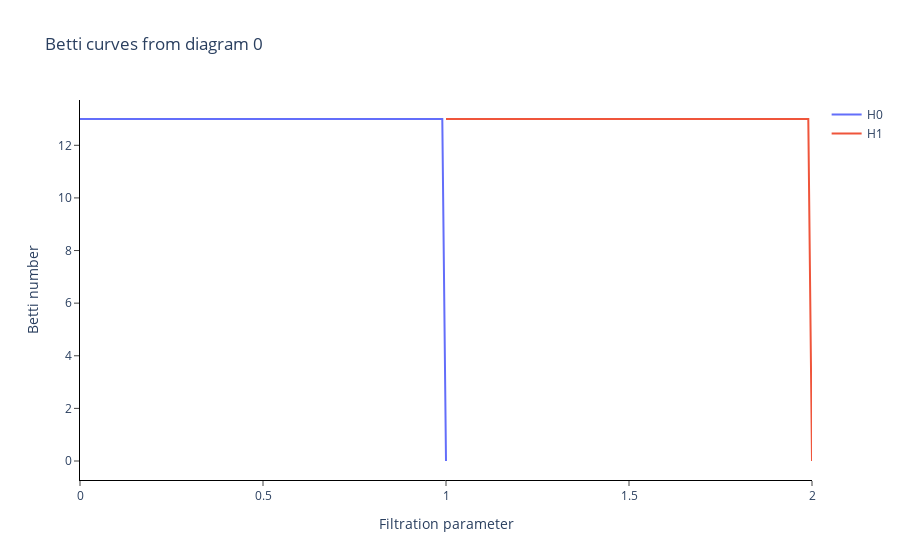

Notebook code for this chart:
### Code cell
plot_graph(adj_td_graph[150], labels[150])
